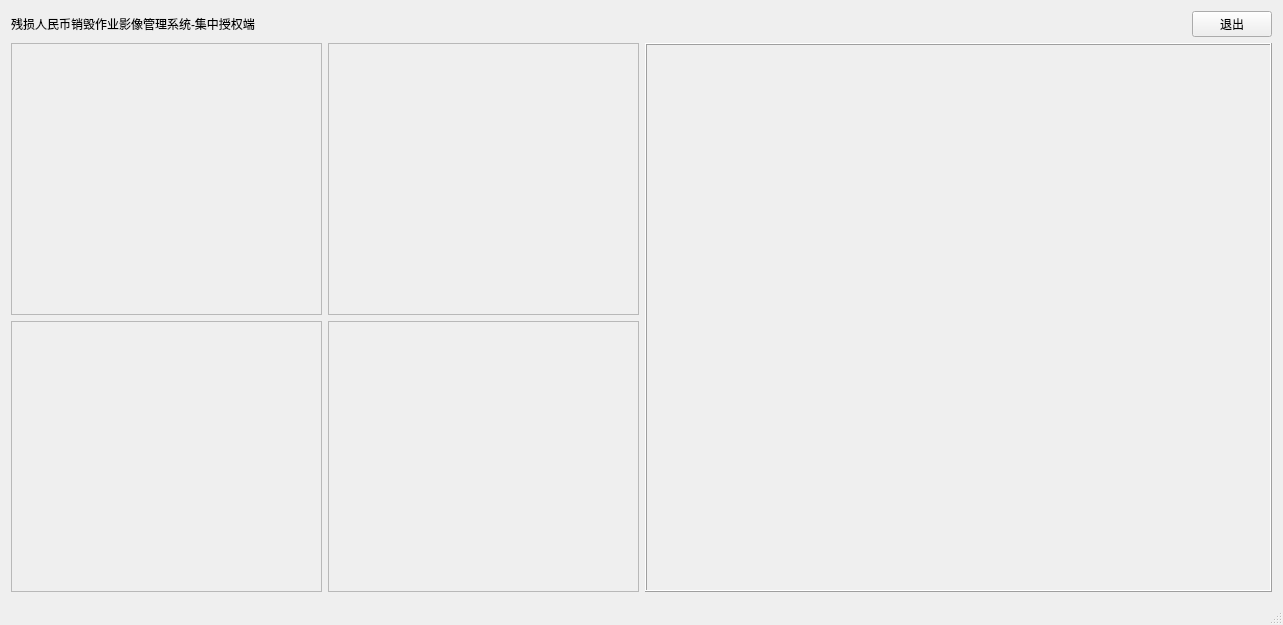
<?xml version="1.0" encoding="UTF-8"?>
<ui version="4.0">
 <class>ManagementClientClass</class>
 <widget class="QMainWindow" name="ManagementClientClass">
  <property name="geometry">
   <rect>
    <x>0</x>
    <y>0</y>
    <width>1283</width>
    <height>625</height>
   </rect>
  </property>
  <property name="windowTitle">
   <string>ManagementClient</string>
  </property>
  <property name="styleSheet">
   <string notr="true"/>
  </property>
  <widget class="QWidget" name="centralWidget">
   <layout class="QVBoxLayout" name="verticalLayout">
    <item>
     <layout class="QHBoxLayout" name="horizontalLayout_2">
      <item>
       <widget class="QLabel" name="label_appTitle">
        <property name="minimumSize">
         <size>
          <width>0</width>
          <height>0</height>
         </size>
        </property>
        <property name="styleSheet">
         <string notr="true"/>
        </property>
        <property name="text">
         <string>残损人民币销毁作业影像管理系统-集中授权端</string>
        </property>
       </widget>
      </item>
      <item>
       <spacer name="horizontalSpacer">
        <property name="orientation">
         <enum>Qt::Horizontal</enum>
        </property>
        <property name="sizeHint" stdset="0">
         <size>
          <width>40</width>
          <height>20</height>
         </size>
        </property>
       </spacer>
      </item>
      <item>
       <widget class="QPushButton" name="pushButton_Exit">
        <property name="text">
         <string>退出</string>
        </property>
       </widget>
      </item>
     </layout>
    </item>
    <item>
     <layout class="QHBoxLayout" name="horizontalLayout">
      <item>
       <layout class="QGridLayout" name="gridLayout">
        <item row="0" column="0">
         <widget class="ClientInfo" name="frame_clintInfo00">
          <property name="frameShape">
           <enum>QFrame::StyledPanel</enum>
          </property>
          <property name="frameShadow">
           <enum>QFrame::Raised</enum>
          </property>
         </widget>
        </item>
        <item row="0" column="1">
         <widget class="ClientInfo" name="frame_clintInfo01">
          <property name="frameShape">
           <enum>QFrame::StyledPanel</enum>
          </property>
          <property name="frameShadow">
           <enum>QFrame::Raised</enum>
          </property>
         </widget>
        </item>
        <item row="1" column="0">
         <widget class="ClientInfo" name="frame_clintInfo02">
          <property name="frameShape">
           <enum>QFrame::StyledPanel</enum>
          </property>
          <property name="frameShadow">
           <enum>QFrame::Raised</enum>
          </property>
         </widget>
        </item>
        <item row="1" column="1">
         <widget class="QFrame" name="frame_clintInfo03">
          <property name="frameShape">
           <enum>QFrame::StyledPanel</enum>
          </property>
          <property name="frameShadow">
           <enum>QFrame::Raised</enum>
          </property>
         </widget>
        </item>
       </layout>
      </item>
      <item>
       <widget class="ClientDetial" name="frame_clientDetial">
        <property name="sizePolicy">
         <sizepolicy hsizetype="Preferred" vsizetype="Preferred">
          <horstretch>0</horstretch>
          <verstretch>0</verstretch>
         </sizepolicy>
        </property>
        <property name="minimumSize">
         <size>
          <width>0</width>
          <height>0</height>
         </size>
        </property>
        <property name="maximumSize">
         <size>
          <width>16777215</width>
          <height>16777215</height>
         </size>
        </property>
        <property name="styleSheet">
         <string notr="true"/>
        </property>
        <property name="frameShape">
         <enum>QFrame::Box</enum>
        </property>
        <property name="frameShadow">
         <enum>QFrame::Raised</enum>
        </property>
       </widget>
      </item>
     </layout>
    </item>
   </layout>
  </widget>
  <widget class="QMenuBar" name="menuBar">
   <property name="geometry">
    <rect>
     <x>0</x>
     <y>0</y>
     <width>1283</width>
     <height>23</height>
    </rect>
   </property>
  </widget>
  <widget class="QStatusBar" name="statusBar"/>
  <action name="action_exit">
   <property name="icon">
    <iconset resource="ManagementClient.qrc">
     <normaloff>:/新前缀/退出h.png</normaloff>:/新前缀/退出h.png</iconset>
   </property>
   <property name="text">
    <string>退出</string>
   </property>
   <property name="toolTip">
    <string>退出</string>
   </property>
  </action>
  <action name="action_setting">
   <property name="icon">
    <iconset resource="ManagementClient.qrc">
     <normaloff>:/新前缀/设置h.png</normaloff>:/新前缀/设置h.png</iconset>
   </property>
   <property name="text">
    <string>设置</string>
   </property>
   <property name="toolTip">
    <string>设置</string>
   </property>
  </action>
 </widget>
 <layoutdefault spacing="6" margin="11"/>
 <customwidgets>
  <customwidget>
   <class>ClientInfo</class>
   <extends>QFrame</extends>
   <header>clientinfo.h</header>
   <container>1</container>
  </customwidget>
  <customwidget>
   <class>ClientDetial</class>
   <extends>QFrame</extends>
   <header>clientdetial.h</header>
   <container>1</container>
  </customwidget>
 </customwidgets>
 <resources>
  <include location="ManagementClient.qrc"/>
 </resources>
 <connections/>
</ui>
